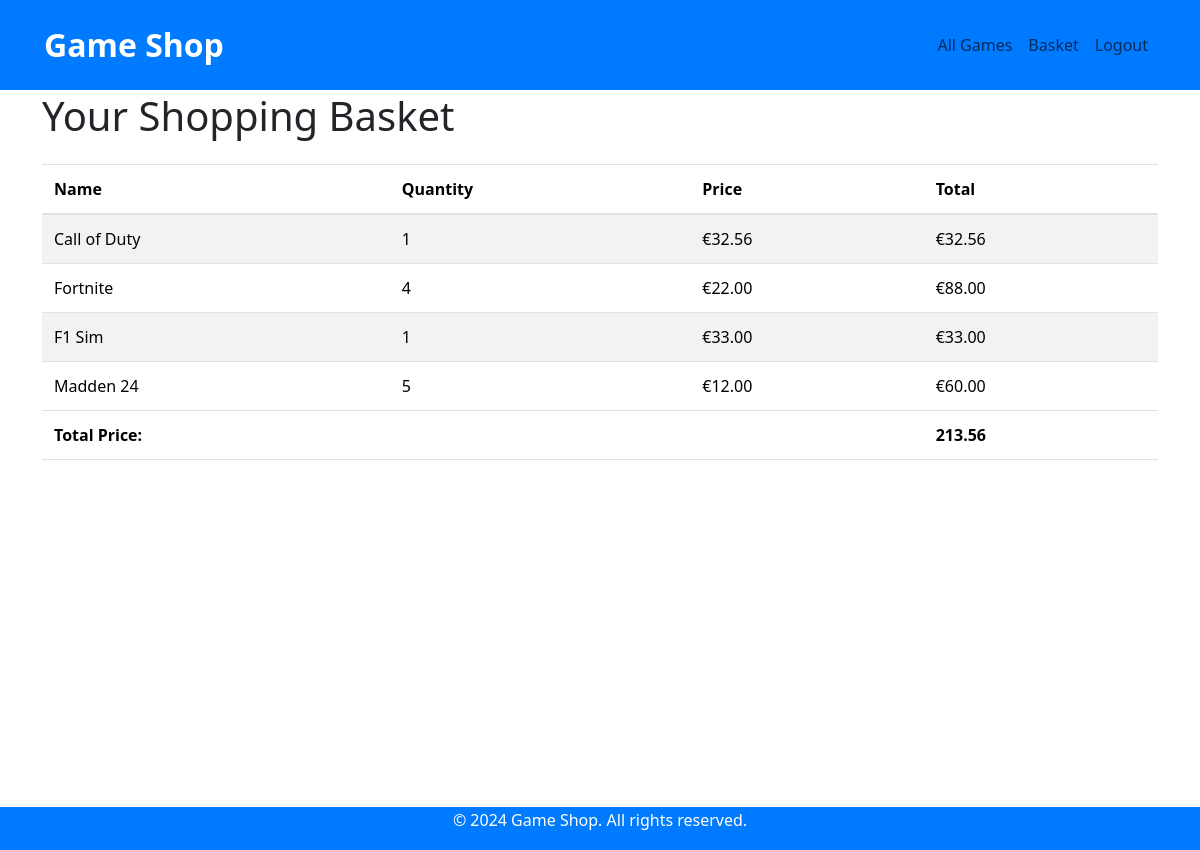
The app's page /basket/ (signed in) with its own data.
### examapp/models.py (models this page shows, shortened)
class Basket(models.Model):
    user = models.ForeignKey(User, on_delete=models.CASCADE)
    game = models.ForeignKey(Game, on_delete=models.CASCADE)
    quantity = models.PositiveIntegerField(default=1)

class Game(models.Model):
    PLATFORM_CHOICES = [
        ('PS5', 'PlayStation 5'),
        ('XBOX', 'Xbox Series X'),
        ('SWITCH', 'Nintendo Switch'),
    ]
    GENRE_CHOICES = [
        ('SHOOTER', 'Shooter'),
        ('ACTION', 'Action'),
        ('ADVENTURE', 'Adventure'),
        ('RPG', 'Role-Playing Game'),
    ]
    name = models.CharField(max_length=100)
    description = models.TextField()
    platform = models.CharField(max_length=10, choices=PLATFORM_CHOICES)
    genre = models.CharField(max_length=20, choices=GENRE_CHOICES)
    price = models.DecimalField(max_digits=8, decimal_places=2)
    stock = models.PositiveIntegerField()

### examapp/views.py (the view)
# urls.py: path('basket/', views.basket_view, name='basket_view'),
@login_required
def basket_view(request):
    basket_items = Basket.objects.filter(user=request.user)
    for item in basket_items:
        item.total_price = item.quantity * item.game.price
    total_price = sum(item.total_price for item in basket_items)
    return render(request, 'basket.html', {'basket_items': basket_items, 'total_price': total_price})

### examapp/templates/basket.html (shortened to what this page needs)
{% extends 'base.html' %}
{% block content %}
<div class="container">
    <h1 class="mb-4">Your Shopping Basket</h1>
    <div class="table-responsive">
        <table class="table table-striped">
            <thead>
                <tr>
                    <th>Name</th>
                    <th>Quantity</th>
                    <th>Price</th>
                    <th>Total</th>
                </tr>
            </thead>
            <tbody>
                {% for item in basket_items %}
                <tr>
                    <td>{{ item.game.name }}</td>
                    <td>{{ item.quantity }}</td>
                    <td>€{{ item.game.price }}</td>
                    <td>€{{ item.total_price }}</td>
                </tr>
                {% endfor %}
            </tbody>
            <tfoot>
                <tr>
                    <td colspan="3" class="fw-bold">Total Price:</td>
                    <td class="fw-bold">{{ total_price }}</td>
                </tr>
            </tfoot>
        </table>
    </div>
</div>
{% endblock %}

### examapp/templates/base.html (style rules this page uses)
body { margin-bottom: 50px; background-size: cover; background-position: center; background-repeat: no-repeat; height: 100vh; }

### examapp/templates/basket.html (style rules this page uses)
.table-responsive { overflow-x: auto; }
.table { width: 100%; margin-bottom: 1rem; background-color: transparent; }
.table th, .table td { padding: 0.75rem; vertical-align: top; border-top: 1px solid #dee2e6; }
.table thead th { vertical-align: bottom; border-bottom: 2px solid #dee2e6; }
.table-striped tbody tr:nth-of-type(odd) { background-color: rgba(0, 0, 0, 0.05); }

### records on screen
Basket: game.name "Call of Duty", quantity "1", game.price "32.56", total_price "32.56"
Basket: game.name "Fortnite", quantity "4", game.price "22.00", total_price "88.00"
Basket: game.name "F1 Sim", quantity "1", game.price "33.00", total_price "33.00"
Basket: game.name "Madden 24", quantity "5", game.price "12.00", total_price "60.00"

### other values on screen
{{ total_price }} "213.56"
